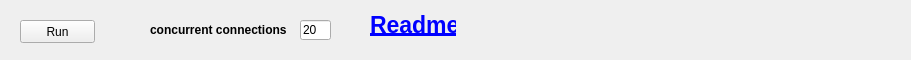
           <widget class="QWidget" name="widget_executeSql_3" native="true">
            <property name="sizePolicy">
             <sizepolicy hsizetype="Expanding" vsizetype="Preferred">
              <horstretch>0</horstretch>
              <verstretch>0</verstretch>
             </sizepolicy>
            </property>
            <property name="minimumSize">
             <size>
              <width>0</width>
              <height>60</height>
             </size>
            </property>
            <widget class="QWidget" name="widget_13" native="true">
             <property name="geometry">
              <rect>
               <x>886</x>
               <y>9</y>
               <width>16</width>
               <height>23</height>
              </rect>
             </property>
             <property name="maximumSize">
              <size>
               <width>16</width>
               <height>16777215</height>
              </size>
             </property>
            </widget>
            <widget class="QPushButton" name="pushButton_run_TP_commands">
             <property name="geometry">
              <rect>
               <x>20</x>
               <y>20</y>
               <width>75</width>
               <height>23</height>
              </rect>
             </property>
             <property name="sizePolicy">
              <sizepolicy hsizetype="Minimum" vsizetype="Minimum">
               <horstretch>0</horstretch>
               <verstretch>0</verstretch>
              </sizepolicy>
             </property>
             <property name="minimumSize">
              <size>
               <width>0</width>
               <height>0</height>
              </size>
             </property>
             <property name="maximumSize">
              <size>
               <width>141</width>
               <height>16777215</height>
              </size>
             </property>
             <property name="font">
              <font>
               <family>Segoe UI</family>
              </font>
             </property>
             <property name="text">
              <string>Run</string>
             </property>
            </widget>
            <widget class="QLabel" name="label_concurrent_tp">
             <property name="geometry">
              <rect>
               <x>150</x>
               <y>20</y>
               <width>141</width>
               <height>20</height>
              </rect>
             </property>
             <property name="minimumSize">
              <size>
               <width>0</width>
               <height>0</height>
              </size>
             </property>
             <property name="font">
              <font>
               <family>Segoe UI</family>
               <pointsize>9</pointsize>
               <weight>75</weight>
               <bold>true</bold>
              </font>
             </property>
             <property name="text">
              <string>concurrent connections</string>
             </property>
            </widget>
            <widget class="QLineEdit" name="lineEdit_concurrent_tp">
             <property name="geometry">
              <rect>
               <x>300</x>
               <y>20</y>
               <width>31</width>
               <height>20</height>
              </rect>
             </property>
             <property name="sizePolicy">
              <sizepolicy hsizetype="Minimum" vsizetype="Fixed">
               <horstretch>0</horstretch>
               <verstretch>0</verstretch>
              </sizepolicy>
             </property>
             <property name="maximumSize">
              <size>
               <width>150</width>
               <height>16777215</height>
              </size>
             </property>
             <property name="palette">
              <palette>
               <active>
                <colorrole role="Text">
                 <brush brushstyle="SolidPattern">
                  <color alpha="255">
                   <red>0</red>
                   <green>0</green>
                   <blue>0</blue>
                  </color>
                 </brush>
                </colorrole>
               </active>
               <inactive>
                <colorrole role="Text">
                 <brush brushstyle="SolidPattern">
                  <color alpha="255">
                   <red>0</red>
                   <green>0</green>
                   <blue>0</blue>
                  </color>
                 </brush>
                </colorrole>
               </inactive>
               <disabled>
                <colorrole role="Text">
                 <brush brushstyle="SolidPattern">
                  <color alpha="255">
                   <red>120</red>
                   <green>120</green>
                   <blue>120</blue>
                  </color>
                 </brush>
                </colorrole>
               </disabled>
              </palette>
             </property>
             <property name="text">
              <string>20</string>
             </property>
            </widget>
            <widget class="QLabel" name="label_3">
             <property name="geometry">
              <rect>
               <x>370</x>
               <y>10</y>
               <width>86</width>
               <height>31</height>
              </rect>
             </property>
             <property name="palette">
              <palette>
               <active>
                <colorrole role="WindowText">
                 <brush brushstyle="SolidPattern">
                  <color alpha="255">
                   <red>0</red>
                   <green>0</green>
                   <blue>0</blue>
                  </color>
                 </brush>
                </colorrole>
                <colorrole role="Button">
                 <brush brushstyle="SolidPattern">
                  <color alpha="255">
                   <red>0</red>
                   <green>0</green>
                   <blue>255</blue>
                  </color>
                 </brush>
                </colorrole>
                <colorrole role="Light">
                 <brush brushstyle="SolidPattern">
                  <color alpha="255">
                   <red>127</red>
                   <green>127</green>
                   <blue>255</blue>
                  </color>
                 </brush>
                </colorrole>
                <colorrole role="Midlight">
                 <brush brushstyle="SolidPattern">
                  <color alpha="255">
                   <red>63</red>
                   <green>63</green>
                   <blue>255</blue>
                  </color>
                 </brush>
                </colorrole>
                <colorrole role="Dark">
                 <brush brushstyle="SolidPattern">
                  <color alpha="255">
                   <red>0</red>
                   <green>0</green>
                   <blue>127</blue>
                  </color>
                 </brush>
                </colorrole>
                <colorrole role="Mid">
                 <brush brushstyle="SolidPattern">
                  <color alpha="255">
                   <red>0</red>
                   <green>0</green>
                   <blue>170</blue>
                  </color>
                 </brush>
                </colorrole>
                <colorrole role="Text">
                 <brush brushstyle="SolidPattern">
                  <color alpha="255">
                   <red>0</red>
                   <green>0</green>
                   <blue>0</blue>
                  </color>
                 </brush>
                </colorrole>
                <colorrole role="BrightText">
                 <brush brushstyle="SolidPattern">
                  <color alpha="255">
                   <red>255</red>
                   <green>255</green>
                   <blue>255</blue>
                  </color>
                 </brush>
                </colorrole>
                <colorrole role="ButtonText">
                 <brush brushstyle="SolidPattern">
                  <color alpha="255">
                   <red>0</red>
                   <green>0</green>
                   <blue>0</blue>
                  </color>
                 </brush>
                </colorrole>
                <colorrole role="Base">
                 <brush brushstyle="SolidPattern">
                  <color alpha="255">
                   <red>255</red>
                   <green>255</green>
                   <blue>255</blue>
                  </color>
                 </brush>
                </colorrole>
                <colorrole role="Window">
                 <brush brushstyle="SolidPattern">
                  <color alpha="255">
                   <red>0</red>
                   <green>0</green>
                   <blue>255</blue>
                  </color>
                 </brush>
                </colorrole>
                <colorrole role="Shadow">
                 <brush brushstyle="SolidPattern">
                  <color alpha="255">
                   <red>0</red>
                   <green>0</green>
                   <blue>0</blue>
                  </color>
                 </brush>
                </colorrole>
                <colorrole role="AlternateBase">
                 <brush brushstyle="SolidPattern">
                  <color alpha="255">
                   <red>127</red>
                   <green>127</green>
                   <blue>255</blue>
                  </color>
                 </brush>
                </colorrole>
                <colorrole role="ToolTipBase">
                 <brush brushstyle="SolidPattern">
                  <color alpha="255">
                   <red>255</red>
                   <green>255</green>
                   <blue>220</blue>
                  </color>
                 </brush>
                </colorrole>
                <colorrole role="ToolTipText">
                 <brush brushstyle="SolidPattern">
                  <color alpha="255">
                   <red>0</red>
                   <green>0</green>
                   <blue>0</blue>
                  </color>
                 </brush>
                </colorrole>
               </active>
               <inactive>
                <colorrole role="WindowText">
                 <brush brushstyle="SolidPattern">
                  <color alpha="255">
                   <red>0</red>
                   <green>0</green>
                   <blue>0</blue>
                  </color>
                 </brush>
                </colorrole>
                <colorrole role="Button">
                 <brush brushstyle="SolidPattern">
                  <color alpha="255">
                   <red>0</red>
                   <green>0</green>
                   <blue>255</blue>
                  </color>
                 </brush>
                </colorrole>
                <colorrole role="Light">
                 <brush brushstyle="SolidPattern">
                  <color alpha="255">
                   <red>127</red>
                   <green>127</green>
                   <blue>255</blue>
                  </color>
                 </brush>
                </colorrole>
                <colorrole role="Midlight">
                 <brush brushstyle="SolidPattern">
                  <color alpha="255">
                   <red>63</red>
                   <green>63</green>
                   <blue>255</blue>
                  </color>
                 </brush>
                </colorrole>
                <colorrole role="Dark">
                 <brush brushstyle="SolidPattern">
                  <color alpha="255">
                   <red>0</red>
                   <green>0</green>
                   <blue>127</blue>
                  </color>
                 </brush>
                </colorrole>
                <colorrole role="Mid">
                 <brush brushstyle="SolidPattern">
                  <color alpha="255">
                   <red>0</red>
                   <green>0</green>
                   <blue>170</blue>
                  </color>
                 </brush>
                </colorrole>
                <colorrole role="Text">
                 <brush brushstyle="SolidPattern">
                  <color alpha="255">
                   <red>0</red>
                   <green>0</green>
                   <blue>0</blue>
                  </color>
                 </brush>
                </colorrole>
                <colorrole role="BrightText">
                 <brush brushstyle="SolidPattern">
                  <color alpha="255">
                   <red>255</red>
                   <green>255</green>
                   <blue>255</blue>
                  </color>
                 </brush>
                </colorrole>
                <colorrole role="ButtonText">
                 <brush brushstyle="SolidPattern">
                  <color alpha="255">
                   <red>0</red>
                   <green>0</green>
                   <blue>0</blue>
                  </color>
                 </brush>
                </colorrole>
                <colorrole role="Base">
                 <brush brushstyle="SolidPattern">
                  <color alpha="255">
                   <red>255</red>
                   <green>255</green>
                   <blue>255</blue>
                  </color>
                 </brush>
                </colorrole>
                <colorrole role="Window">
                 <brush brushstyle="SolidPattern">
                  <color alpha="255">
                   <red>0</red>
                   <green>0</green>
                   <blue>255</blue>
                  </color>
                 </brush>
                </colorrole>
                <colorrole role="Shadow">
                 <brush brushstyle="SolidPattern">
                  <color alpha="255">
                   <red>0</red>
                   <green>0</green>
                   <blue>0</blue>
                  </color>
                 </brush>
                </colorrole>
                <colorrole role="AlternateBase">
                 <brush brushstyle="SolidPattern">
                  <color alpha="255">
                   <red>127</red>
                   <green>127</green>
                   <blue>255</blue>
                  </color>
                 </brush>
                </colorrole>
                <colorrole role="ToolTipBase">
                 <brush brushstyle="SolidPattern">
                  <color alpha="255">
                   <red>255</red>
                   <green>255</green>
                   <blue>220</blue>
                  </color>
                 </brush>
                </colorrole>
                <colorrole role="ToolTipText">
                 <brush brushstyle="SolidPattern">
                  <color alpha="255">
                   <red>0</red>
                   <green>0</green>
                   <blue>0</blue>
                  </color>
                 </brush>
                </colorrole>
               </inactive>
               <disabled>
                <colorrole role="WindowText">
                 <brush brushstyle="SolidPattern">
                  <color alpha="255">
                   <red>0</red>
                   <green>0</green>
                   <blue>127</blue>
                  </color>
                 </brush>
                </colorrole>
                <colorrole role="Button">
                 <brush brushstyle="SolidPattern">
                  <color alpha="255">
                   <red>0</red>
                   <green>0</green>
                   <blue>255</blue>
                  </color>
                 </brush>
                </colorrole>
                <colorrole role="Light">
                 <brush brushstyle="SolidPattern">
                  <color alpha="255">
                   <red>127</red>
                   <green>127</green>
                   <blue>255</blue>
                  </color>
                 </brush>
                </colorrole>
                <colorrole role="Midlight">
                 <brush brushstyle="SolidPattern">
                  <color alpha="255">
                   <red>63</red>
                   <green>63</green>
                   <blue>255</blue>
                  </color>
                 </brush>
                </colorrole>
                <colorrole role="Dark">
                 <brush brushstyle="SolidPattern">
                  <color alpha="255">
                   <red>0</red>
                   <green>0</green>
                   <blue>127</blue>
                  </color>
                 </brush>
                </colorrole>
                <colorrole role="Mid">
                 <brush brushstyle="SolidPattern">
                  <color alpha="255">
                   <red>0</red>
                   <green>0</green>
                   <blue>170</blue>
                  </color>
                 </brush>
                </colorrole>
                <colorrole role="Text">
                 <brush brushstyle="SolidPattern">
                  <color alpha="255">
                   <red>0</red>
                   <green>0</green>
                   <blue>127</blue>
                  </color>
                 </brush>
                </colorrole>
                <colorrole role="BrightText">
                 <brush brushstyle="SolidPattern">
                  <color alpha="255">
                   <red>255</red>
                   <green>255</green>
                   <blue>255</blue>
                  </color>
                 </brush>
                </colorrole>
                <colorrole role="ButtonText">
                 <brush brushstyle="SolidPattern">
                  <color alpha="255">
                   <red>0</red>
                   <green>0</green>
                   <blue>127</blue>
                  </color>
                 </brush>
                </colorrole>
                <colorrole role="Base">
                 <brush brushstyle="SolidPattern">
                  <color alpha="255">
                   <red>0</red>
                   <green>0</green>
                   <blue>255</blue>
                  </color>
                 </brush>
                </colorrole>
                <colorrole role="Window">
                 <brush brushstyle="SolidPattern">
                  <color alpha="255">
                   <red>0</red>
                   <green>0</green>
                   <blue>255</blue>
                  </color>
                 </brush>
                </colorrole>
                <colorrole role="Shadow">
                 <brush brushstyle="SolidPattern">
                  <color alpha="255">
                   <red>0</red>
                   <green>0</green>
                   <blue>0</blue>
                  </color>
                 </brush>
                </colorrole>
                <colorrole role="AlternateBase">
                 <brush brushstyle="SolidPattern">
                  <color alpha="255">
                   <red>0</red>
                   <green>0</green>
                   <blue>255</blue>
                  </color>
                 </brush>
                </colorrole>
                <colorrole role="ToolTipBase">
                 <brush brushstyle="SolidPattern">
                  <color alpha="255">
                   <red>255</red>
                   <green>255</green>
                   <blue>220</blue>
                  </color>
                 </brush>
                </colorrole>
                <colorrole role="ToolTipText">
                 <brush brushstyle="SolidPattern">
                  <color alpha="255">
                   <red>0</red>
                   <green>0</green>
                   <blue>0</blue>
                  </color>
                 </brush>
                </colorrole>
               </disabled>
              </palette>
             </property>
             <property name="font">
              <font>
               <family>Segoe UI</family>
               <pointsize>17</pointsize>
               <weight>75</weight>
               <bold>true</bold>
              </font>
             </property>
             <property name="text">
              <string>&lt;html&gt;&lt;head/&gt;&lt;body&gt;&lt;p&gt;&lt;a href=&quot;https://github.com/isidrov/Nautilus&quot;&gt;&lt;span style=&quot; text-decoration: underline; color:#0000ff;&quot;&gt;Readme&lt;/span&gt;&lt;/a&gt;&lt;/p&gt;&lt;/body&gt;&lt;/html&gt;</string>
             </property>
             <property name="openExternalLinks">
              <bool>true</bool>
             </property>
            </widget>
           </widget>
